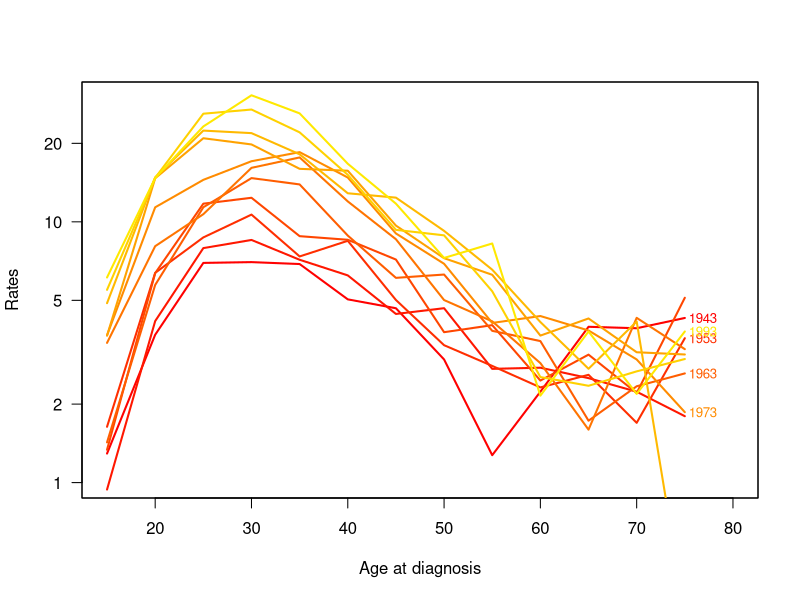
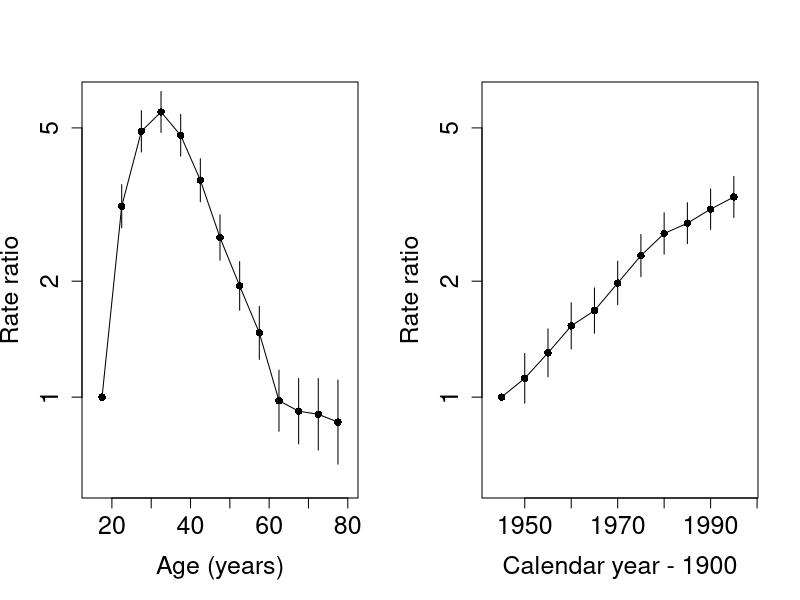
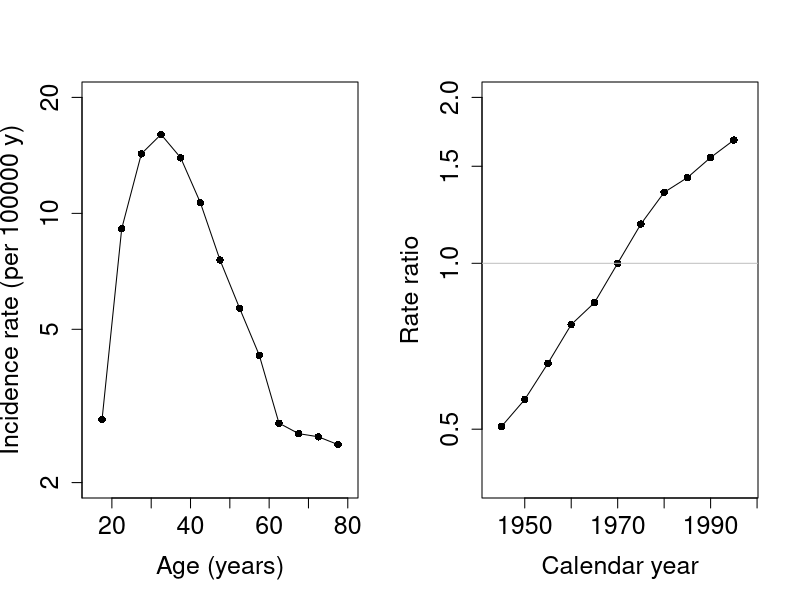
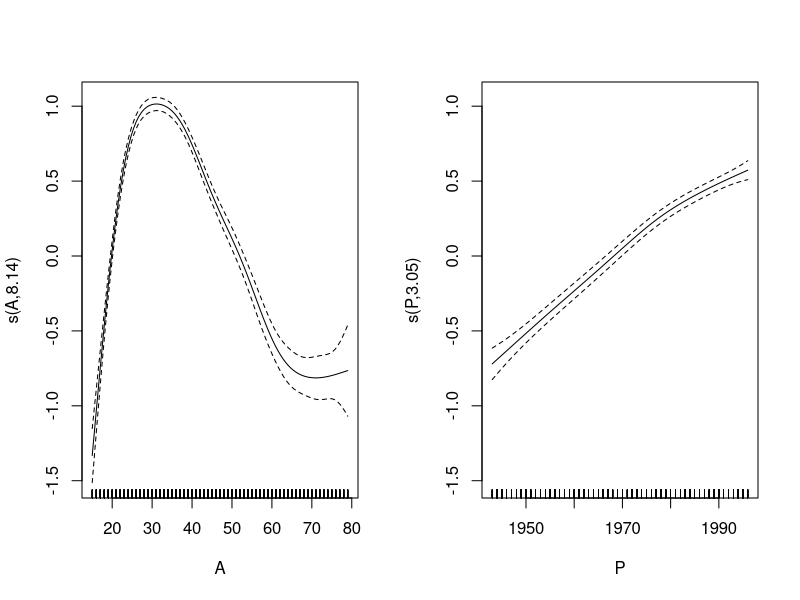
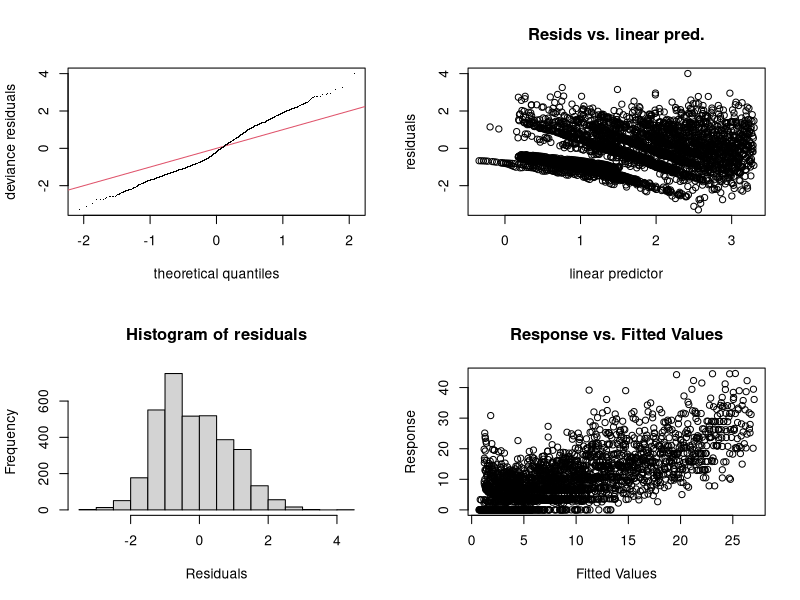
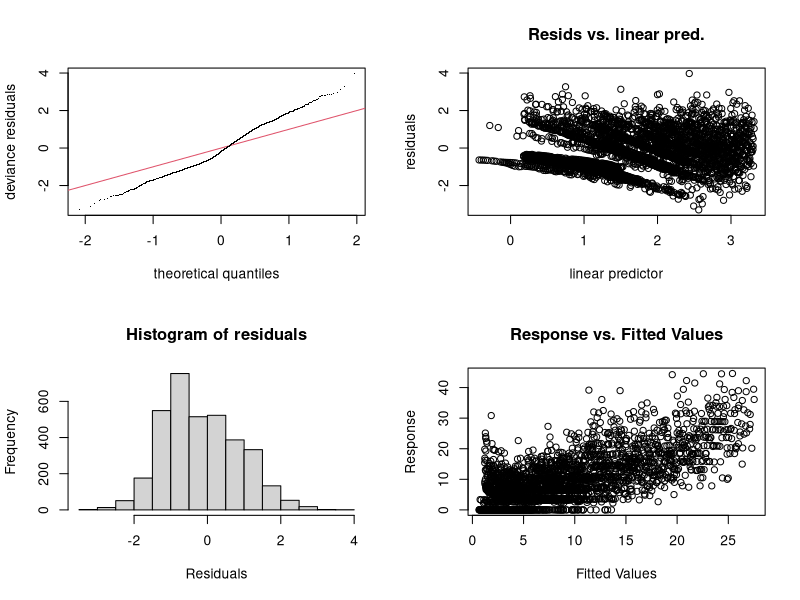
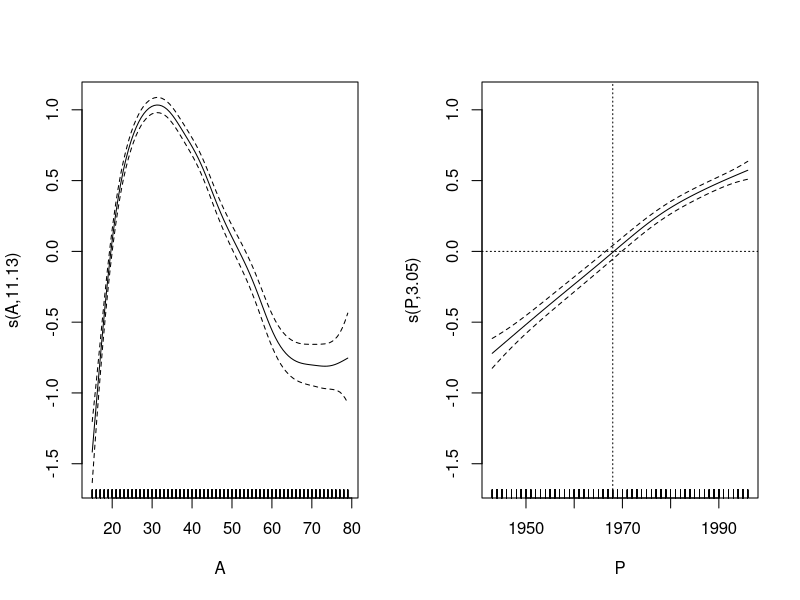
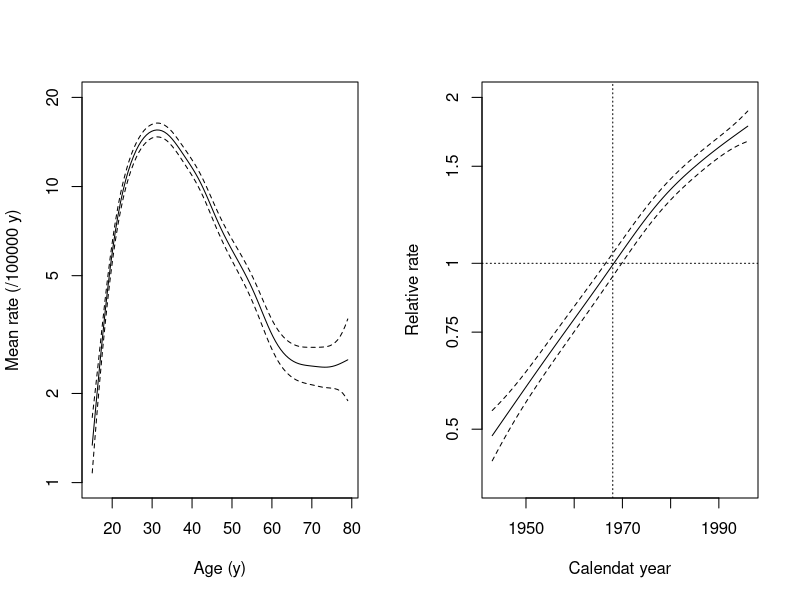

These figures' R source, in order:
## ---- chunk 1
knitr::opts_chunk$set(results = "hide", keep.source = TRUE, include = FALSE, eps = FALSE, prefix.string = "./graph/cont-eff")
## ---- chunk 2
# opt <- options()
# options( width=90,
#          SweaveHooks=list( fig=function()
#          par(mar=c(3,3,1,1),mgp=c(3,1,0)/1.6,las=1,bty="n") ) )
## ---- chunk 3
library(Epi)
library(mgcv)
data(testisDK)
str(testisDK)
summary(testisDK)
head(testisDK)
## ---- chunk 4
tdk <- subset(testisDK, A > 14 & A < 80)
tdk$Age <- cut(tdk$A, br = 5 * (3:16), include.lowest = TRUE, right = FALSE)
nAge <- length(levels(tdk$Age))
tdk$Per <- cut(tdk$P,
  br = seq(1943, 1998, by = 5),
  include.lowest = TRUE, right = FALSE
)
nPer <- length(levels(tdk$Per))
## ---- chunk 5
tab <- stat.table(
  index = list(Age, Per),
  contents = list(
    D = sum(D),
    Y = sum(Y / 1000),
    rate = ratio(D, Y, 10^5)
  ),
  margins = TRUE,
  data = tdk
)
print(tab, digits = c(sum = 0, ratio = 1))
## ---- chunk 6
str(tab)
par(mfrow = c(1, 1))
rateplot(
  rates = tab[3, 1:nAge, 1:nPer], which = "ap", ylim = c(1, 30),
  age = seq(15, 75, 5), per = seq(1943, 1993, 5),
  col = heat.colors(16), ann = TRUE
)
## ---- chunk 7
tdk$Y <- tdk$Y / 100000
mCat <- glm(cbind(D, Y) ~ Age + Per,
  family = poisreg(link = log), data = tdk
)
round(ci.exp(mCat), 2)
## ---- chunk 8
aMid <- seq(17.5, 77.5, by = 5)
pMid <- seq(1945, 1995, by = 5)
par(mfrow = c(1, 2))
plot(c(15, 80), c(0.6, 6),
  type = "n", log = "y",
  cex.lab = 1.5, cex.axis = 1.5,
  xlab = "Age (years)", ylab = "Rate ratio"
)
lines(aMid, c(1, ci.exp(mCat)[2:13, 1]), type = "o", pch = 16)
segments(
  aMid[-1], ci.exp(mCat)[2:13, 2],
  aMid[-1], ci.exp(mCat)[2:13, 3]
)
plot(c(1943, 1998), c(0.6, 6),
  type = "n", log = "y",
  cex.lab = 1.5, cex.axis = 1.5,
  xlab = "Calendar year - 1900", ylab = "Rate ratio"
)
lines(pMid, c(1, ci.exp(mCat)[14:23, 1]), type = "o", pch = 16)
segments(
  pMid[-1], ci.exp(mCat)[14:23, 2],
  pMid[-1], ci.exp(mCat)[14:23, 3]
)
## ---- chunk 9
tdk$Per70 <- Relevel(tdk$Per, ref = 6)
mCat2 <- glm(cbind(D, Y) ~ -1 + Age + Per70,
  family = poisreg(link = log), data = tdk
)
round(ci.exp(mCat2), 2)
## ---- chunk 10
par(mfrow = c(1, 2))
plot(c(15, 80), c(2, 20),
  type = "n", log = "y", cex.lab = 1.5, cex.axis = 1.5,
  xlab = "Age (years)", ylab = "Incidence rate (per 100000 y)"
)
lines(aMid, c(ci.exp(mCat2)[1:13, 1]), type = "o", pch = 16)
plot(c(1943, 1998), c(0.4, 2),
  type = "n", log = "y",
  cex.lab = 1.5, cex.axis = 1.5,
  xlab = "Calendar year", ylab = "Rate ratio"
)
lines(pMid, c(ci.exp(mCat2)[14:18, 1], 1, ci.exp(mCat2)[19:23, 1]),
  type = "o", pch = 16
)
abline(h = 1, col = "gray")
## ---- chunk 11
library(mgcv)
mPen <- mgcv::gam(cbind(D, Y) ~ s(A) + s(P),
  family = poisreg(link = log), data = tdk
)
summary(mPen)
## ---- chunk 12
par(mfrow = c(1, 2))
plot(mPen, seWithMean = TRUE)
## ---- chunk 13
par(mfrow = c(2, 2))
gam.check(mPen)
## ---- chunk 14
mPen2 <- mgcv::gam(cbind(D, Y) ~ s(A, k = 20) + s(P),
  family = poisreg(link = log), data = tdk
)
summary(mPen2)
par(mfrow = c(2, 2))
gam.check(mPen2)
## ---- chunk 15
par(mfrow = c(1, 2))
plot(mPen2, seWithMean = TRUE)
abline(v = 1968, h = 0, lty = 3)
## ---- chunk 16
par(mfrow = c(1, 2))
icpt <- coef(mPen2)[1] #  estimated intecept
plot(mPen2,
  seWithMean = TRUE, select = 1, rug = FALSE,
  yaxt = "n", ylim = c(log(1), log(20)) - icpt,
  xlab = "Age (y)", ylab = "Mean rate (/100000 y)"
)
axis(2, at = log(c(1, 2, 5, 10, 20)) - icpt, labels = c(1, 2, 5, 10, 20))
plot(mPen2,
  seWithMean = TRUE, select = 2, rug = FALSE,
  yaxt = "n", ylim = c(log(0.4), log(2)),
  xlab = "Calendat year", ylab = "Relative rate"
)
axis(2, at = log(c(0.5, 0.75, 1, 1.5, 2)), labels = c(0.5, 0.75, 1, 1.5, 2))
abline(v = 1968, h = 0, lty = 3)
